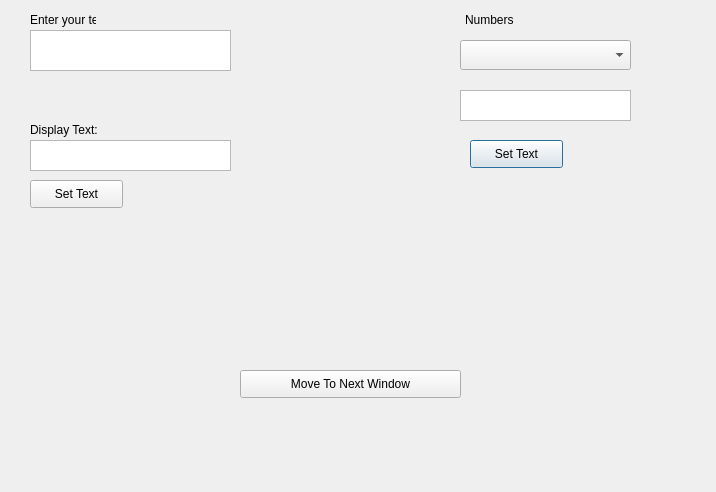
<?xml version="1.0" encoding="UTF-8"?>
<ui version="4.0">
 <class>Dialog</class>
 <widget class="QDialog" name="Dialog">
  <property name="geometry">
   <rect>
    <x>0</x>
    <y>0</y>
    <width>716</width>
    <height>492</height>
   </rect>
  </property>
  <property name="windowTitle">
   <string>Dialog</string>
  </property>
  <widget class="QComboBox" name="comboBox">
   <property name="geometry">
    <rect>
     <x>460</x>
     <y>40</y>
     <width>171</width>
     <height>30</height>
    </rect>
   </property>
  </widget>
  <widget class="QLabel" name="label">
   <property name="geometry">
    <rect>
     <x>465</x>
     <y>10</y>
     <width>71</width>
     <height>20</height>
    </rect>
   </property>
   <property name="text">
    <string>Numbers</string>
   </property>
  </widget>
  <widget class="QTextEdit" name="textEdit">
   <property name="geometry">
    <rect>
     <x>460</x>
     <y>90</y>
     <width>171</width>
     <height>31</height>
    </rect>
   </property>
  </widget>
  <widget class="QPushButton" name="pushButton">
   <property name="geometry">
    <rect>
     <x>470</x>
     <y>140</y>
     <width>93</width>
     <height>28</height>
    </rect>
   </property>
   <property name="text">
    <string>Set Text</string>
   </property>
  </widget>
  <widget class="QPlainTextEdit" name="plainTextEdit">
   <property name="geometry">
    <rect>
     <x>30</x>
     <y>30</y>
     <width>201</width>
     <height>41</height>
    </rect>
   </property>
  </widget>
  <widget class="QLabel" name="label_2">
   <property name="geometry">
    <rect>
     <x>30</x>
     <y>10</y>
     <width>66</width>
     <height>20</height>
    </rect>
   </property>
   <property name="text">
    <string>Enter your text:</string>
   </property>
  </widget>
  <widget class="QLabel" name="label_3">
   <property name="geometry">
    <rect>
     <x>30</x>
     <y>120</y>
     <width>101</width>
     <height>20</height>
    </rect>
   </property>
   <property name="text">
    <string>Display Text:</string>
   </property>
  </widget>
  <widget class="QTextEdit" name="textEdit_2">
   <property name="geometry">
    <rect>
     <x>30</x>
     <y>140</y>
     <width>201</width>
     <height>31</height>
    </rect>
   </property>
  </widget>
  <widget class="QPushButton" name="pushButton_2">
   <property name="geometry">
    <rect>
     <x>30</x>
     <y>180</y>
     <width>93</width>
     <height>28</height>
    </rect>
   </property>
   <property name="text">
    <string>Set Text</string>
   </property>
  </widget>
  <widget class="QPushButton" name="pushButton_3">
   <property name="geometry">
    <rect>
     <x>240</x>
     <y>370</y>
     <width>221</width>
     <height>28</height>
    </rect>
   </property>
   <property name="text">
    <string>Move To Next Window</string>
   </property>
  </widget>
 </widget>
 <resources/>
 <connections/>
</ui>
